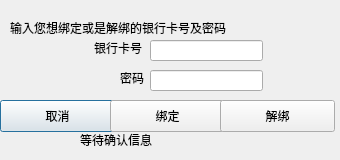
<?xml version="1.0" encoding="UTF-8"?>
<ui version="4.0">
 <class>boundorunbound</class>
 <widget class="QDialog" name="boundorunbound">
  <property name="geometry">
   <rect>
    <x>0</x>
    <y>0</y>
    <width>340</width>
    <height>160</height>
   </rect>
  </property>
  <property name="windowTitle">
   <string>Dialog</string>
  </property>
  <widget class="QLabel" name="label">
   <property name="geometry">
    <rect>
     <x>10</x>
     <y>20</y>
     <width>241</width>
     <height>16</height>
    </rect>
   </property>
   <property name="text">
    <string>输入您想绑定或是解绑的银行卡号及密码</string>
   </property>
  </widget>
  <widget class="QLabel" name="label_2">
   <property name="geometry">
    <rect>
     <x>94</x>
     <y>40</y>
     <width>59</width>
     <height>16</height>
    </rect>
   </property>
   <property name="text">
    <string>银行卡号</string>
   </property>
  </widget>
  <widget class="QLabel" name="label_3">
   <property name="geometry">
    <rect>
     <x>120</x>
     <y>70</y>
     <width>59</width>
     <height>16</height>
    </rect>
   </property>
   <property name="text">
    <string>密码</string>
   </property>
  </widget>
  <widget class="QLineEdit" name="banknumber">
   <property name="geometry">
    <rect>
     <x>150</x>
     <y>40</y>
     <width>113</width>
     <height>21</height>
    </rect>
   </property>
   <property name="maxLength">
    <number>4</number>
   </property>
  </widget>
  <widget class="QLineEdit" name="password">
   <property name="geometry">
    <rect>
     <x>150</x>
     <y>70</y>
     <width>113</width>
     <height>21</height>
    </rect>
   </property>
   <property name="maxLength">
    <number>6</number>
   </property>
   <property name="echoMode">
    <enum>QLineEdit::Password</enum>
   </property>
  </widget>
  <widget class="QPushButton" name="cancel">
   <property name="geometry">
    <rect>
     <x>0</x>
     <y>100</y>
     <width>115</width>
     <height>32</height>
    </rect>
   </property>
   <property name="text">
    <string>取消</string>
   </property>
  </widget>
  <widget class="QPushButton" name="bound">
   <property name="geometry">
    <rect>
     <x>110</x>
     <y>100</y>
     <width>115</width>
     <height>32</height>
    </rect>
   </property>
   <property name="text">
    <string>绑定</string>
   </property>
  </widget>
  <widget class="QPushButton" name="unbound">
   <property name="geometry">
    <rect>
     <x>220</x>
     <y>100</y>
     <width>115</width>
     <height>32</height>
    </rect>
   </property>
   <property name="text">
    <string>解绑</string>
   </property>
  </widget>
  <widget class="QLabel" name="label_4">
   <property name="geometry">
    <rect>
     <x>80</x>
     <y>130</y>
     <width>201</width>
     <height>20</height>
    </rect>
   </property>
   <property name="text">
    <string>等待确认信息</string>
   </property>
  </widget>
 </widget>
 <resources/>
 <connections/>
</ui>
